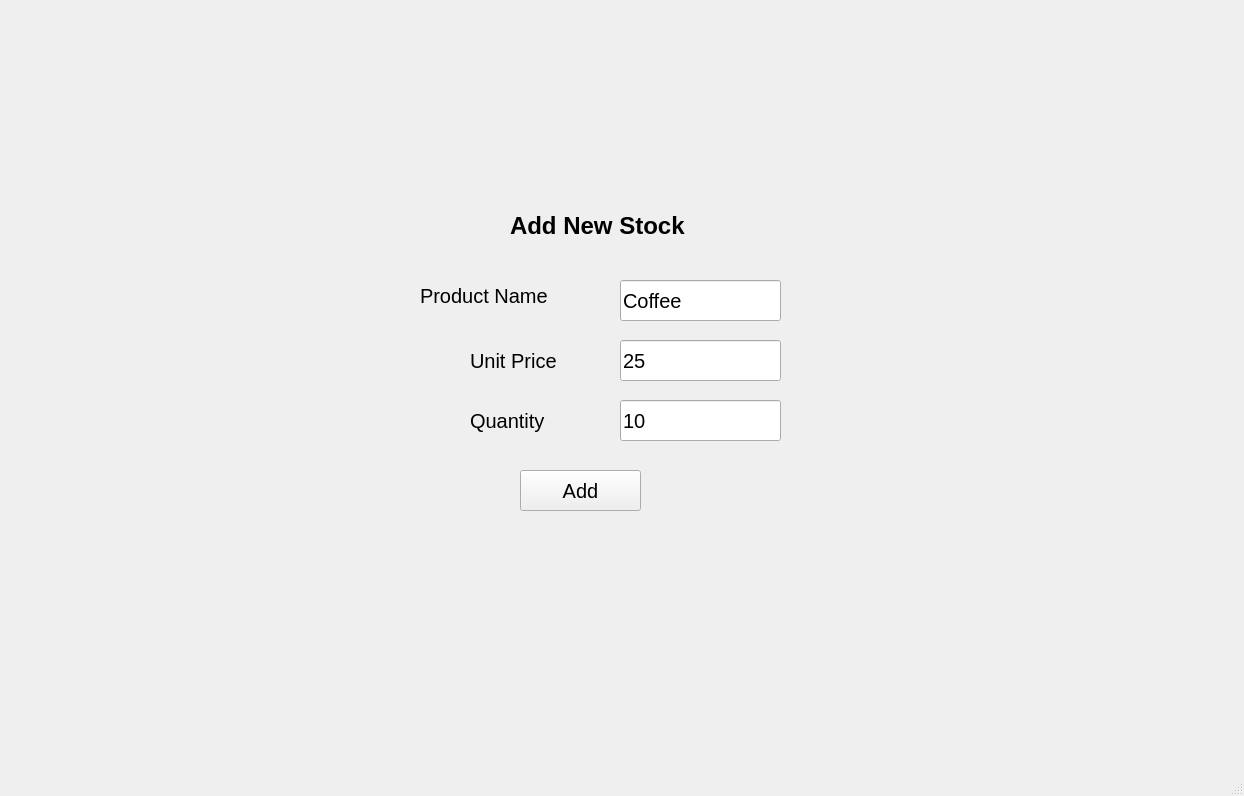
<?xml version="1.0" encoding="UTF-8"?>
<ui version="4.0">
 <class>AddStock</class>
 <widget class="QMainWindow" name="AddStock">
  <property name="geometry">
   <rect>
    <x>0</x>
    <y>0</y>
    <width>1244</width>
    <height>796</height>
   </rect>
  </property>
  <property name="windowTitle">
   <string>MainWindow</string>
  </property>
  <widget class="QWidget" name="centralwidget">
   <widget class="QLineEdit" name="productName">
    <property name="geometry">
     <rect>
      <x>620</x>
      <y>280</y>
      <width>161</width>
      <height>41</height>
     </rect>
    </property>
    <property name="font">
     <font>
      <pointsize>15</pointsize>
     </font>
    </property>
    <property name="text">
     <string>Coffee</string>
    </property>
   </widget>
   <widget class="QPushButton" name="pushButton">
    <property name="geometry">
     <rect>
      <x>520</x>
      <y>470</y>
      <width>121</width>
      <height>41</height>
     </rect>
    </property>
    <property name="font">
     <font>
      <pointsize>15</pointsize>
     </font>
    </property>
    <property name="text">
     <string>Add</string>
    </property>
   </widget>
   <widget class="QLabel" name="label">
    <property name="geometry">
     <rect>
      <x>510</x>
      <y>200</y>
      <width>231</width>
      <height>51</height>
     </rect>
    </property>
    <property name="font">
     <font>
      <pointsize>18</pointsize>
      <bold>true</bold>
     </font>
    </property>
    <property name="text">
     <string>Add New Stock</string>
    </property>
   </widget>
   <widget class="QLineEdit" name="unitPrice">
    <property name="geometry">
     <rect>
      <x>620</x>
      <y>340</y>
      <width>161</width>
      <height>41</height>
     </rect>
    </property>
    <property name="font">
     <font>
      <pointsize>15</pointsize>
     </font>
    </property>
    <property name="text">
     <string>25</string>
    </property>
   </widget>
   <widget class="QLineEdit" name="quantity">
    <property name="geometry">
     <rect>
      <x>620</x>
      <y>400</y>
      <width>161</width>
      <height>41</height>
     </rect>
    </property>
    <property name="font">
     <font>
      <pointsize>15</pointsize>
     </font>
    </property>
    <property name="text">
     <string>10</string>
    </property>
   </widget>
   <widget class="QLabel" name="label_2">
    <property name="geometry">
     <rect>
      <x>420</x>
      <y>280</y>
      <width>171</width>
      <height>31</height>
     </rect>
    </property>
    <property name="font">
     <font>
      <pointsize>15</pointsize>
     </font>
    </property>
    <property name="text">
     <string>Product Name</string>
    </property>
   </widget>
   <widget class="QLabel" name="label_3">
    <property name="geometry">
     <rect>
      <x>470</x>
      <y>340</y>
      <width>111</width>
      <height>41</height>
     </rect>
    </property>
    <property name="font">
     <font>
      <pointsize>15</pointsize>
     </font>
    </property>
    <property name="text">
     <string>Unit Price</string>
    </property>
   </widget>
   <widget class="QLabel" name="label_4">
    <property name="geometry">
     <rect>
      <x>470</x>
      <y>400</y>
      <width>101</width>
      <height>41</height>
     </rect>
    </property>
    <property name="font">
     <font>
      <pointsize>15</pointsize>
     </font>
    </property>
    <property name="text">
     <string>Quantity</string>
    </property>
   </widget>
  </widget>
  <widget class="QMenuBar" name="menubar">
   <property name="geometry">
    <rect>
     <x>0</x>
     <y>0</y>
     <width>1244</width>
     <height>25</height>
    </rect>
   </property>
  </widget>
  <widget class="QStatusBar" name="statusbar"/>
 </widget>
 <resources/>
 <connections/>
</ui>
